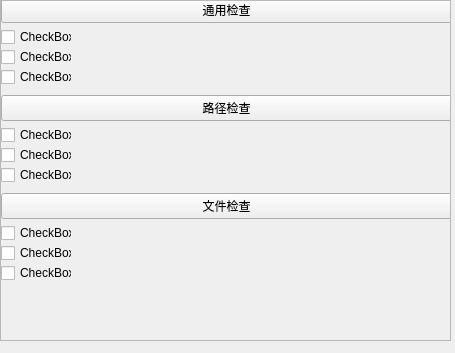
<?xml version="1.0" encoding="UTF-8"?>
<ui version="4.0">
 <class>checkNodesWidget</class>
 <widget class="QWidget" name="checkNodesWidget">
  <property name="geometry">
   <rect>
    <x>0</x>
    <y>0</y>
    <width>455</width>
    <height>353</height>
   </rect>
  </property>
  <property name="windowTitle">
   <string>检查指定类型节点</string>
  </property>
  <widget class="QScrollArea" name="scrollArea">
   <property name="geometry">
    <rect>
     <x>0</x>
     <y>0</y>
     <width>451</width>
     <height>341</height>
    </rect>
   </property>
   <property name="widgetResizable">
    <bool>true</bool>
   </property>
   <widget class="QWidget" name="scrollAreaWidgetContents">
    <property name="geometry">
     <rect>
      <x>0</x>
      <y>0</y>
      <width>449</width>
      <height>339</height>
     </rect>
    </property>
    <widget class="QWidget" name="">
     <property name="geometry">
      <rect>
       <x>0</x>
       <y>-4</y>
       <width>451</width>
       <height>341</height>
      </rect>
     </property>
     <layout class="QVBoxLayout" name="verticalLayout">
      <item>
       <widget class="QPushButton" name="generalCheckButton">
        <property name="text">
         <string>通用检查</string>
        </property>
       </widget>
      </item>
      <item>
       <widget class="QWidget" name="generalCheckWidget" native="true">
        <property name="minimumSize">
         <size>
          <width>0</width>
          <height>60</height>
         </size>
        </property>
        <widget class="QCheckBox" name="checkBox">
         <property name="geometry">
          <rect>
           <x>0</x>
           <y>0</y>
           <width>71</width>
           <height>16</height>
          </rect>
         </property>
         <property name="text">
          <string>CheckBox</string>
         </property>
        </widget>
        <widget class="QCheckBox" name="checkBox_2">
         <property name="geometry">
          <rect>
           <x>0</x>
           <y>20</y>
           <width>71</width>
           <height>16</height>
          </rect>
         </property>
         <property name="text">
          <string>CheckBox</string>
         </property>
        </widget>
        <widget class="QCheckBox" name="checkBox_3">
         <property name="geometry">
          <rect>
           <x>0</x>
           <y>40</y>
           <width>71</width>
           <height>16</height>
          </rect>
         </property>
         <property name="text">
          <string>CheckBox</string>
         </property>
        </widget>
       </widget>
      </item>
      <item>
       <widget class="QPushButton" name="pathCheckButton">
        <property name="text">
         <string>路径检查</string>
        </property>
       </widget>
      </item>
      <item>
       <widget class="QWidget" name="pathCheckWidget" native="true">
        <property name="minimumSize">
         <size>
          <width>0</width>
          <height>60</height>
         </size>
        </property>
        <widget class="QCheckBox" name="checkBox_4">
         <property name="geometry">
          <rect>
           <x>0</x>
           <y>0</y>
           <width>71</width>
           <height>16</height>
          </rect>
         </property>
         <property name="text">
          <string>CheckBox</string>
         </property>
        </widget>
        <widget class="QCheckBox" name="checkBox_5">
         <property name="geometry">
          <rect>
           <x>0</x>
           <y>20</y>
           <width>71</width>
           <height>16</height>
          </rect>
         </property>
         <property name="text">
          <string>CheckBox</string>
         </property>
        </widget>
        <widget class="QCheckBox" name="checkBox_6">
         <property name="geometry">
          <rect>
           <x>0</x>
           <y>40</y>
           <width>71</width>
           <height>16</height>
          </rect>
         </property>
         <property name="text">
          <string>CheckBox</string>
         </property>
        </widget>
       </widget>
      </item>
      <item>
       <widget class="QPushButton" name="fileCheckButton">
        <property name="text">
         <string>文件检查</string>
        </property>
       </widget>
      </item>
      <item>
       <widget class="QWidget" name="fileCheckWidget" native="true">
        <property name="minimumSize">
         <size>
          <width>0</width>
          <height>60</height>
         </size>
        </property>
        <widget class="QCheckBox" name="checkBox_7">
         <property name="geometry">
          <rect>
           <x>0</x>
           <y>0</y>
           <width>71</width>
           <height>16</height>
          </rect>
         </property>
         <property name="text">
          <string>CheckBox</string>
         </property>
        </widget>
        <widget class="QCheckBox" name="checkBox_8">
         <property name="geometry">
          <rect>
           <x>0</x>
           <y>20</y>
           <width>71</width>
           <height>16</height>
          </rect>
         </property>
         <property name="text">
          <string>CheckBox</string>
         </property>
        </widget>
        <widget class="QCheckBox" name="checkBox_9">
         <property name="geometry">
          <rect>
           <x>0</x>
           <y>40</y>
           <width>71</width>
           <height>16</height>
          </rect>
         </property>
         <property name="text">
          <string>CheckBox</string>
         </property>
        </widget>
       </widget>
      </item>
      <item>
       <spacer name="verticalSpacer">
        <property name="orientation">
         <enum>Qt::Vertical</enum>
        </property>
        <property name="sizeHint" stdset="0">
         <size>
          <width>20</width>
          <height>0</height>
         </size>
        </property>
       </spacer>
      </item>
     </layout>
    </widget>
    <zorder></zorder>
    <zorder>verticalSpacer</zorder>
    <zorder>verticalSpacer</zorder>
    <zorder>layoutWidget_2</zorder>
    <zorder>layoutWidget</zorder>
    <zorder></zorder>
    <zorder>fileCheckWidget</zorder>
    <zorder>generalCheckButton</zorder>
    <zorder>pathCheckButton</zorder>
    <zorder>fileCheckButton</zorder>
    <zorder>generalCheckWidget</zorder>
    <zorder>pathCheckWidget</zorder>
    <zorder>verticalSpacer</zorder>
   </widget>
  </widget>
 </widget>
 <resources/>
 <connections/>
</ui>
